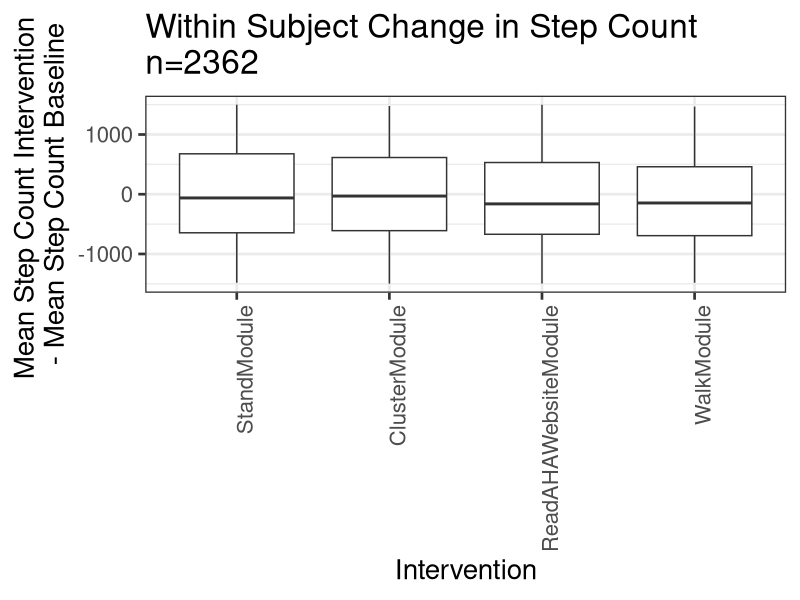

Recreate this plot in R.
rm(list=ls())
steps=read.table("HKQuantityTypeIdentifierStepCount.4inter.txt",header=TRUE,sep='\t')
steps$Intervention=factor(steps$Intervention,levels=c("StandModule","ClusterModule","ReadAHAWebsiteModule","WalkModule"))
library(ggplot2)
p_step=ggplot(data=steps,aes(x=Intervention,y=DeltaFromBaseline,group=Intervention))+
  geom_boxplot()+
  xlab("Intervention")+
  ylab("Mean Step Count Intervention \n- Mean Step Count Baseline")+
  theme_bw(20)+
  theme(axis.text.x = element_text(angle = 90, hjust = 1))+
  ggtitle("Within Subject Change in Step Count\nn=2362")+
  ylim(c(-1500,1500))


